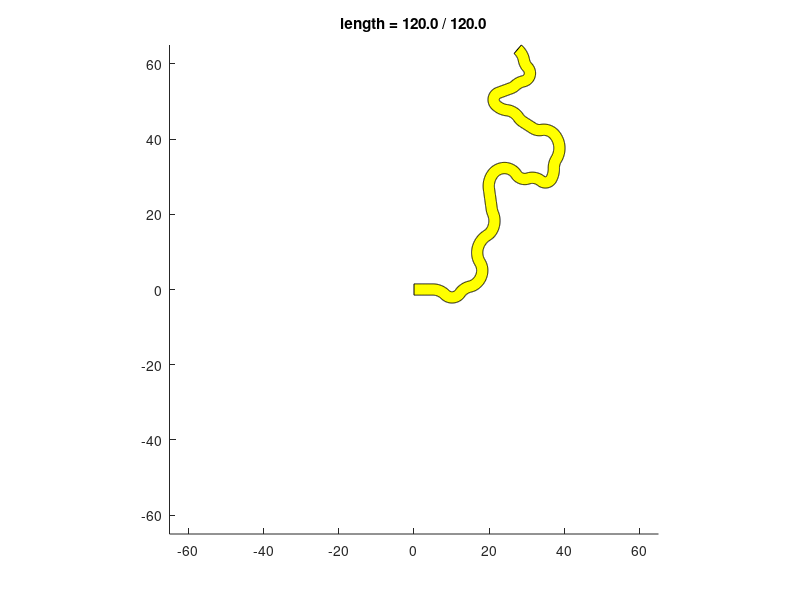

The MATLAB script that drew this image:
function MakeRoad(varargin)
% MakeRoad   create a road for use with DesignDemo06
%
%   MakeRoad creates a road of length 120 meters with piecewise-constant
%       curvature for use with DesignDemo06. It saves this road (by
%       default) to 'road.mat'.
%
%   MakeRoad('P1',V1,'P2','V2',...) optionally defines a number of
%       parameter values:
%
%           'seed' : a non-negative integer that, if defined, will be used
%                    to seed the random number generator - by fixing the
%                    seed, you make your simulation results the same every
%                    time - this is often useful when testing
%
%           'filename : a string that, if defined, is the name of the file
%                       to contain the new road (default is 'road.mat')
%

% Parse the arguments
% - Create input parser
p = inputParser;
% - Parameter names must be specified in full
p.PartialMatching = false;
% - These parameters are optional, and can be in any order
addParameter(p,'seed',[],@(x) isnumeric(x) && (x>=0) && (x<=2^32));
addParameter(p,'filename','road.mat',@ischar);
% - Apply input parser
parse(p,varargin{:});
% - Extract parameters
params = p.Results;

% Seed random number generator
if isempty(params.seed)
    rng('shuffle');
else
    rng(params.seed);
end

% Define more parameters
params.pstraight = 0.15;
params.stot = 120;
params.smax = 5;
params.smin = 1;
params.roadwidth = 3;
params.hmax = 3*pi/4;
params.rmin = 0.6*params.roadwidth;
params.rmax = 2.0*params.roadwidth;
params.maxnumtries = 3;
params.drawres = 5e-2;
params.colres = 1e-1;

% Initialize road
road.s = [0 params.smax];
road.w = [0 0];
road.q = [0 params.smax;0 0;0 0];

% Iterate
while (1)
    [road,res] = ExtendRoad(road,params);
    if (res)
        break;
    end
end
road.roadwidth = params.roadwidth;
DrawRoad(road,params);
save(params.filename,'road');
fprintf(1,'road saved to ''%s''\n',params.filename);

function [road,res] = ExtendRoad(road,params)
res = 0;

% turning rate
if (rand<params.pstraight)
    w = 0;
else
    r = params.rmin + ((params.rmax-params.rmin)*rand);
    w = sign(rand-0.5)*(1/r);
end

% arc length
ds = params.smin + (params.smax-params.smin)*rand;
if (abs(ds*w)>params.hmax)
    ds = abs(params.hmax/w);
end

% current road segment
road.s(:,end+1) = road.s(:,end)+ds;
road.w(:,end+1) = w;
road.q(:,end+1) = WhereAmI(road.s(:,end),road);

DrawRoad(road,params);

[col,q1,q2] = IsSelfCollision(road,params.colres,params.roadwidth);
% check current road segment for collisions
if col
    road.s = road.s(1:end-1);
    road.w = road.w(1:end-1);
    road.q = road.q(:,1:end-1);
    plot(q1(1),q1(2),'r.',q2(1),q2(2),'b.');
    drawnow;
    return;
else
    % stop if road is long enough
    if (road.s(:,end)>params.stot)
        road.s(:,end)=params.stot;
        road.q(:,end) = WhereAmI(road.s(:,end),road);
        res = 1;
        return;
    end
    
    for i=1:params.maxnumtries
        [road,res] = ExtendRoad(road,params);
        if (res)
            return;
        end
    end
end
road.s = road.s(1:end-1);
road.w = road.w(1:end-1);
road.q = road.q(:,1:end-1);

function h=DrawRoad(road,params)
clf;
axis equal;
hold on;
axis(10*[-1 1 -1 1]);
s = 0;
q = road.q(:,1);
while (s<road.s(end))
    
    s = s+params.drawres;
    qcur = WhereAmI(s,road);
    q(:,end+1) = qcur;
    
end
qL = q(1:2,:)+0.5*params.roadwidth*[-sin(q(3,:)); cos(q(3,:))];
qR = q(1:2,:)-0.5*params.roadwidth*[-sin(q(3,:)); cos(q(3,:))];
qroad = [qR fliplr(qL) qR(:,1)];
h = patch(qroad(1,:),qroad(2,:),'y');
w = max(max(abs(qroad(1,:))),max(abs(qroad(2,:))));
axis(w*[-1 1 -1 1]);
title(sprintf('length = %5.1f / %5.1f',road.s(end),params.stot));
drawnow;


function [col,q1,q2] = IsSelfCollision(road,res,r)
col=0;
q1=[];
q2=[];
ds = road.s(end)-road.s(end-1);
s = linspace(road.s(end-1),road.s(end),1+ceil(ds/res));
scheck = linspace(0,road.s(end-1),1+ceil(road.s(end-1)/res));
if isempty(scheck)
    return
end
qcheck = inf(3,size(scheck,2));
for i=1:length(scheck)
    qcheck(:,i) = WhereAmI(scheck(i),road);
end
for i=1:length(s)
    q2 = qcheck(1:2,:);
    q1 = WhereAmI(s(i),road);
    q1 = q1(1:2);
    
    while (norm(q1-q2(:,end))<r)
        q2 = q2(:,1:end-1);
        if (isempty(q2))
            break;
        end
    end
    if (isempty(q2))
        break;
    end
    
    
    
    d = sqrt(sum((repmat(q1,1,size(q2,2))-q2).^2,1));
    j = find(d<r,1);
    if ~isempty(j)
        col=1;
        q2 = q2(:,j);
        return;
    end
    
end


% Returns the current pose "q" and turning rate "w" on the road, given the
% current arc-length "s" along the road and the current forward speed "v".
function q = WhereAmI(s,road)
if (s>road.s(end))
    
    q = road.q(:,end);
    
else
    
    i = find(s<=road.s,1,'first');
    if (i==1)
        i=2;
    end
    
    q0 = road.q(:,i-1);
    ds = s-road.s(i-1);
    dh = road.w(i)*ds;
    
    dq = [ds*mysinc(dh/2)*cos(q0(3)+(dh/2));
          ds*mysinc(dh/2)*sin(q0(3)+(dh/2));
          dh];
    q = q0+dq;
    
end

% Returns sin(x)/x (MATLAB defines "sinc" slightly differently).
function y=mysinc(x)
y = sinc(x/pi);
